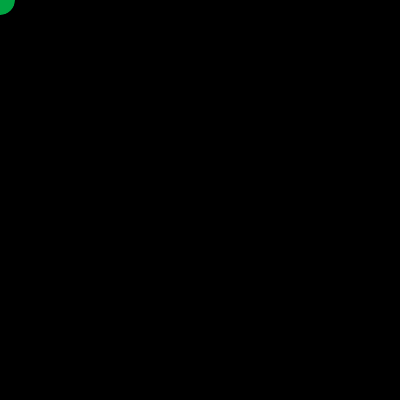
Frame 1 (no input)
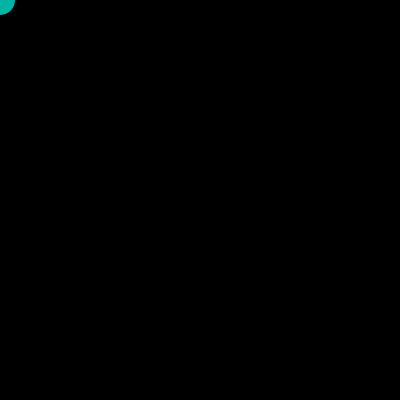
Frame 60 (the mouse pressed at the canvas centre just before this capture)
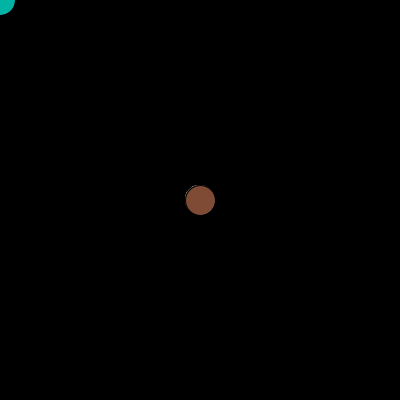
Frame 120 (the mouse held since frame 60 and released just before this capture)

The Processing sketch that drew these frames (run headless with seeded random() and noise(); from frame 60 on, the mouse is pressed at the canvas centre):

// Processing sketch: exB_interaction_01
// ── exB_interaction_01.pde
float c = 255;

void setup(){
 size(400,400);
 background(0);
  frameRate(30);
  
}

void draw(){
  
//  background(0);
  
  
  c = map(mouseX,0,width,0,255);
  fill(c,random(255),random(255));
//  rectMode(CENTER);
//  rect(width/2, height/2,100,100);
ellipse(mouseX, mouseY, 30,30);
    
}
